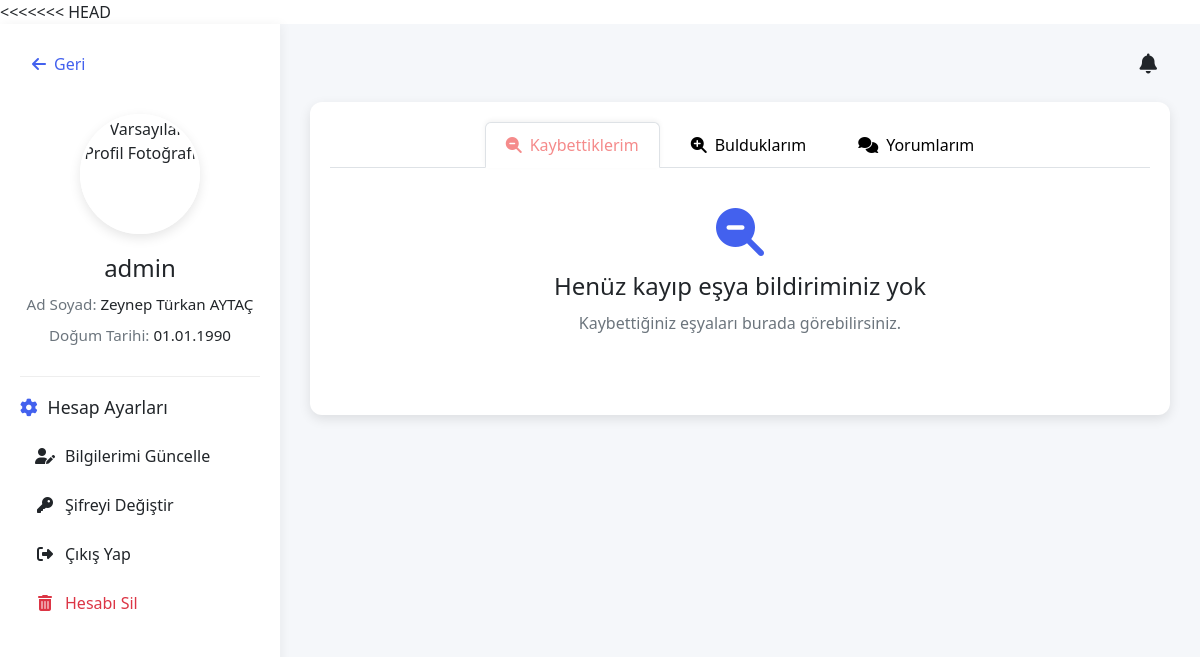
/accounts/profil/ (signed in), run on an earlier commit of the app's database.
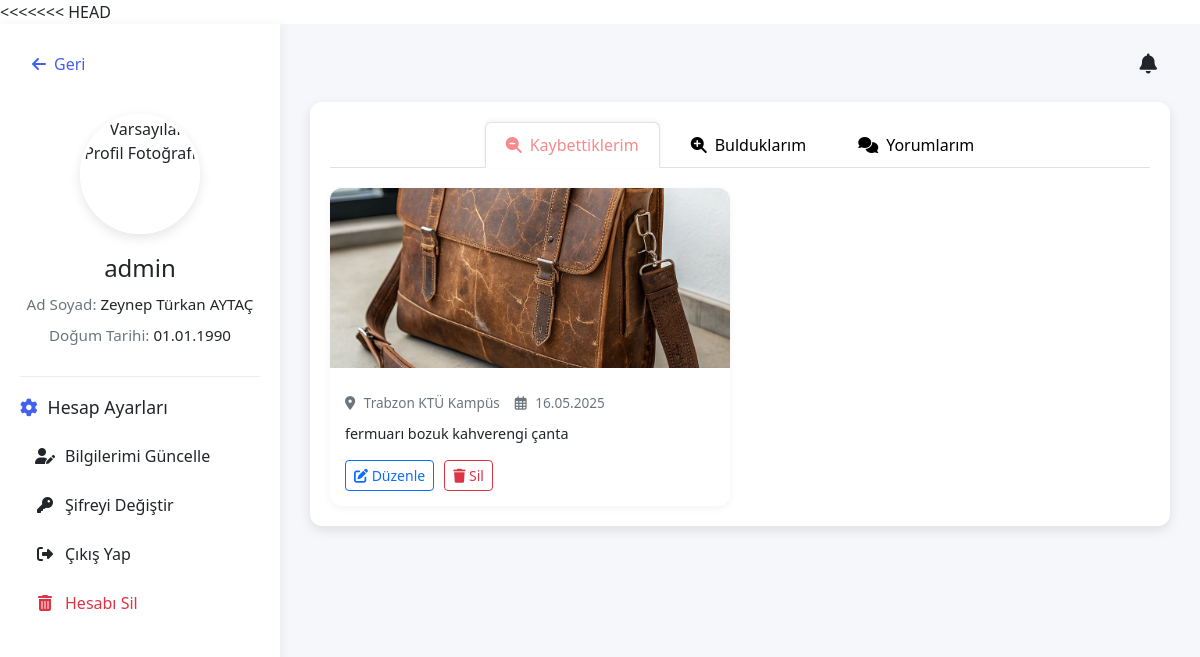
And on a later commit of the database.
### accounts/models.py (models this page shows, shortened)
class CustomUser(AbstractUser):     # Kullanıcı modelini özelleştiriyoruz.
    email = models.EmailField(unique=True)
    birthdate = models.DateField(blank=True, null=True)
    full_name = models.CharField(max_length=255, blank=True, null=True)
    USERNAME_FIELD = 'email'
    REQUIRED_FIELDS = ['username']
    objects = CustomUserManager()  #Özel UserManager ekledik

### kayip_esya/models.py (models this page shows, shortened)
class Kayit(models.Model):
    TUR_SECIMLERI = [
        ('canta', 'Çanta'),
        ('telefon', 'Telefon'),
        ('cuzdan', 'Cüzdan'),
        ('diger', 'Diğer'),
    ]
    RENK_SECIMLERI = [
        ('siyah', 'Siyah'),
        ('beyaz', 'Beyaz'),
        ('mavi', 'Mavi'),
        ('kirmizi', 'Kırmızı'),
        ('diger', 'Diğer'),
    ]
    KAYIT_TURU_CHOICES = [
        ('kaybettim', 'Kaybettim'),
        ('buldum', 'Buldum'),
    ]
    user = models.ForeignKey(settings.AUTH_USER_MODEL, on_delete=models.CASCADE) # 🧍 kullanıcı alanı
    tanim = models.CharField(max_length=255, verbose_name="Eşya Tanımı")
    tur = models.CharField(max_length=50, choices=TUR_SECIMLERI, verbose_name="Eşya Türü", default='Seçiniz')
    renk = models.CharField(max_length=50, choices=RENK_SECIMLERI, verbose_name="Eşya Rengi", default='Seçiniz')
    konum = models.CharField(max_length=255, verbose_name="Konum")
    resim = models.ImageField(upload_to='uploads/', verbose_name="Eşya Resmi", blank=True, null=True)
    tarih = models.DateTimeField(auto_now_add=True, verbose_name="Kayıt Tarihi")
    kayit_turu = models.CharField(max_length=10, choices=KAYIT_TURU_CHOICES)  # buraya dikkat

### accounts/views.py (the view)
# urls.py: path('profil/', profilim, name='profilim'),     # Profil sayfası
@login_required
def profilim(request):
    kullanici = request.user
    kaybettiklerim = Kayit.objects.filter(user=kullanici, kayit_turu='kaybettim')
    bulduklarim = Kayit.objects.filter(user=kullanici, kayit_turu='buldum')
    yorumlar = GenelYorum.objects.filter(user=kullanici).order_by('-tarih')  # Yorumları tarih sırasına göre sıralıyoruz
    return render(request, "profilim.html", {
        "kaybettiklerim": kaybettiklerim,
        "bulduklarim": bulduklarim,
        "user": kullanici,
        "yorumlar": yorumlar,
    })

### templates/profilim.html (shortened to what this page needs)
{% load static %}
<!DOCTYPE html>
<html lang="tr">
<head>
    <link rel="stylesheet" href="{% static 'css/profilim.css' %}">
    <link rel="stylesheet" href="https://cdnjs.cloudflare.com/ajax/libs/font-awesome/6.5.0/css/all.min.css">
    <link href="https://cdn.jsdelivr.net/npm/bootstrap@5.3.0-alpha1/dist/css/bootstrap.min.css" rel="stylesheet">
</head>
<body>
    <div class="profile-container">
        <div class="profile-sidebar">
            <div class="sidebar-header">
                <a href="{% url 'home' %}" class="back-button">
                    <i class="fas fa-arrow-left"></i> Geri
                </a>
            </div>
            <div class="profile-card">
                <div class="profile-photo-container">
                    {% if user.profile_photo %}
                        <img src="{{ user.profile_photo.url }}" alt="Profil Fotoğrafı" class="profile-photo">
                    {% else %}
                        <img src="{% static 'images/default_profil_foto.png' %}" alt="Varsayılan Profil Fotoğrafı" class="profile-photo">
                    {% endif %}
                </div>
                <div class="profile-info">
                    <h2 class="username">{{ user.username }}</h2>
                    <div class="profile-detail">
                        <span class="detail-label">Ad Soyad:</span>
                        <span class="detail-value">{{ user.full_name|default:"Belirtilmemiş" }}</span>
                    </div>
                    <div class="profile-detail">
                        <span class="detail-label">Doğum Tarihi:</span>
                        <span class="detail-value">{{ user.birthdate|date:"d.m.Y"|default:"Belirtilmemiş" }}</span>
                    </div>
                </div>
            </div>
            <div class="account-settings">
                <h3 class="settings-title"><i class="fas fa-cog"></i> Hesap Ayarları</h3>
                <div class="settings-menu">
                    <a href="#" data-bs-toggle="modal" data-bs-target="#updateProfileModal" class="setting-item">
                        <i class="fas fa-user-edit"></i> Bilgilerimi Güncelle
                    </a>
                    <a href="#" class="setting-item">
                        <i class="fas fa-key"></i> Şifreyi Değiştir
                    </a>
                    <a href="{% url 'logout' %}" class="setting-item">
                        <i class="fas fa-sign-out-alt"></i> Çıkış Yap
                    </a>
                    <a href="#" class="setting-item text-danger" data-bs-toggle="modal" data-bs-target="#deleteAccountModal">
                        <i class="fas fa-trash-alt"></i> Hesabı Sil
                    </a>
                </div>
            </div>
        </div>
        <div class="profile-main-content">
            <div class="profile-header">
                <div class="notification-bell">
                    <button class="btn position-relative" type="button" id="bildirimDropdown" data-bs-toggle="dropdown" aria-expanded="false">
                        <i class="fas fa-bell fa-lg"></i>
                    </button>
                </div>
            </div>
            <div class="profile-tabs">
                <ul class="nav nav-tabs" id="profilSekmeler" role="tablist">
                    <li class="nav-item" role="presentation">
                        <button class="nav-link active" id="kayip-tab" data-bs-toggle="tab" data-bs-target="#kayiplar" type="button" role="tab">
                            <i class="fas fa-search-minus me-2"></i>Kaybettiklerim
                        </button>
                    </li>
                    <li class="nav-item" role="presentation">
                        <button class="nav-link" id="buldu-tab" data-bs-toggle="tab" data-bs-target="#buldugun" type="button" role="tab">
                            <i class="fas fa-search-plus me-2"></i>Bulduklarım
                        </button>
                    </li>
                    <li class="nav-item" role="presentation">
                        <button class="nav-link" id="yorum-tab" data-bs-toggle="tab" data-bs-target="#yorumlarim" type="button" role="tab">
                            <i class="fas fa-comments me-2"></i>Yorumlarım
                        </button>
                    </li>
                </ul>
                <div class="tab-content">
                    <div class="tab-pane fade show active" id="kayiplar" role="tabpanel" aria-labelledby="kayip-tab">
                        {% if kaybettiklerim %}
                            <div class="items-grid">
                                {% for kayit in kaybettiklerim %}
                                    <div class="item-card">
                                        {% if kayit.resim %}
                                            <img src="{{ kayit.resim.url }}" class="item-image" alt="{{ kayit.baslik }}">
                                        {% else %}
                                            <img src="{% static 'images/default_gorsel.png' %}" class="item-image" alt="Varsayılan Görsel">
                                        {% endif %}
                                        <div class="item-body">
                                            <div class="item-meta">
                                                <span class="item-location"><i class="fas fa-map-marker-alt"></i> {{ kayit.konum }}</span>
                                                <span class="item-date"><i class="far fa-calendar-alt"></i> {{ kayit.tarih|date:"d.m.Y" }}</span>
                                            </div>
                                            <p class="item-description">{{ kayit.tanim|truncatechars:100 }}</p>
                                            <div class="item-actions">
                                                <a href="{% url 'kayit_duzenle' kayit.id %}" class="btn btn-sm btn-outline-primary">
                                                    <i class="fas fa-edit"></i> Düzenle
                                                </a>
                                                <a href="{% url 'kayit_sil' kayit.id %}" class="btn btn-sm btn-outline-danger" onclick="return confirm('Bu kaydı silmek istediğinize emin misiniz?')">
                                                    <i class="fas fa-trash"></i> Sil
                                                </a>
                                            </div>
                                        </div>
                                    </div>
                                {% endfor %}
                            </div>
                        {% else %}
                            <div class="empty-state">
                                <i class="fas fa-search-minus fa-3x mb-3"></i>
                                <h4>Henüz kayıp eşya bildiriminiz yok</h4>
                                <p>Kaybettiğiniz eşyaları burada görebilirsiniz.</p>
                            </div>
                        {% endif %}
                    </div>
    <link rel="stylesheet" href="{% static 'css/profilim.css' %}">
    <link rel="stylesheet" href="https://cdnjs.cloudflare.com/ajax/libs/font-awesome/6.5.0/css/all.min.css">
<link href="https://cdn.jsdelivr.net/npm/bootstrap@5.3.0-alpha1/dist/css/bootstrap.min.css" rel="stylesheet">
</head>
<body>
</body>
</html>

### static/css/profilim.css (style rules this page uses)
:root { --primary-color: #4361ee; --secondary-color: #3f37c9; --accent-color: #4895ef; --danger-color: #f72585; --success-color: #4cc9f0; --light-color: #f8f9fa; --dark-color: #212529; --gray-color: #6c757d; --border-radius: 12px; --box-shadow: 0 4px 12px rgba(0, 0, 0, 0.1); --transition: all 0.3s ease; }
body { font-family: 'Segoe UI', 'Roboto', sans-serif; background-color: #f5f7fa; color: #333; line-height: 1.6; margin: 0; padding: 0; }
.profile-container { display: grid; grid-template-columns: 280px 1fr; min-height: 100vh; }
.profile-sidebar { background-color: white; box-shadow: 2px 0 10px rgba(0, 0, 0, 0.05); position: sticky; top: 0; height: 100vh; overflow-y: auto; padding: 20px; }
.sidebar-header { margin-bottom: 30px; }
.back-button { display: inline-flex; align-items: center; color: var(--primary-color); text-decoration: none; font-weight: 500; padding: 8px 12px; border-radius: 8px; transition: var(--transition); }
.back-button i { margin-right: 8px; }
.profile-card { text-align: center; margin-bottom: 30px; }
.profile-photo-container { margin: 0 auto 20px; width: 120px; height: 120px; border-radius: 50%; overflow: hidden; border: 3px solid white; box-shadow: var(--box-shadow); }
.profile-photo { width: 100%; height: 100%; object-fit: cover; }
.profile-info { margin-top: 15px; }
.username { font-size: 1.5rem; margin: 0 0 10px; color: var(--dark-color); }
.profile-detail { margin-bottom: 8px; font-size: 0.95rem; }
.detail-label { font-weight: 500; color: var(--gray-color); }
.detail-value { color: var(--dark-color); }
.account-settings { margin-top: 30px; padding-top: 20px; border-top: 1px solid #eee; }
.settings-title { font-size: 1.1rem; margin-bottom: 15px; color: var(--dark-color); display: flex; align-items: center; }
.settings-title i { margin-right: 10px; color: var(--primary-color); }
.settings-menu { display: flex; flex-direction: column; }
.setting-item { display: flex; align-items: center; padding: 10px 15px; margin-bottom: 5px; border-radius: 8px; color: var(--dark-color); text-decoration: none; transition: var(--transition); }
.setting-item i { margin-right: 10px; width: 20px; text-align: center; }
.profile-main-content { padding: 20px 30px; background-color: #f5f7fa; overflow-y: auto; }
.profile-header { display: flex; justify-content: flex-end; margin-bottom: 20px; }
.notification-bell { position: relative; }
.profile-tabs { background-color: white; border-radius: var(--border-radius); box-shadow: var(--box-shadow); padding: 20px; }
.nav-tabs { border-bottom: 1px solid #dee2e6; justify-content: center; gap: 10px; }
.nav-tabs .nav-link { border: 1px solid transparent; border-top-left-radius: 8px; border-top-right-radius: 8px; color: #000000; background-color: transparent; padding: 10px 20px; transition: all 0.2s ease-in-out; }
.nav-tabs .nav-link.active { color: #f58b8b !important; background-color: white; border-color: #dee2e6 #dee2e6 white; font-weight: 500; box-shadow: 0 -2px 5px rgba(0,0,0,0.05); }
.items-grid { display: grid; grid-template-columns: repeat(auto-fill, minmax(300px, 1fr)); gap: 20px; margin-top: 20px; }
.item-card { background-color: white; border-radius: var(--border-radius); overflow: hidden; box-shadow: 0 2px 8px rgba(0, 0, 0, 0.05); transition: var(--transition); display: flex; flex-direction: column; }
.item-image { width: 100%; height: 180px; object-fit: cover; }
.item-body { padding: 15px; flex-grow: 1; display: flex; flex-direction: column; }
.item-meta { display: flex; gap: 15px; margin-bottom: 10px; font-size: 0.85rem; color: var(--gray-color); }
.item-meta i { margin-right: 5px; }
.item-description { font-size: 0.9rem; color: var(--dark-color); margin-bottom: 15px; flex-grow: 1; }
.item-actions { display: flex; gap: 10px; }

What changed in the data, as far as the page shows it:
added Kayit: resim (picture), konum "Trabzon KTÜ Kampüs", tarih "16.05.2025", tanim "fermuarı bozuk kahverengi çanta"
Also different on the page:
text no longer shown: "Henüz kayıp eşya bildiriminiz yok Kaybettiğiniz eşyaları burada görebilirsiniz."
